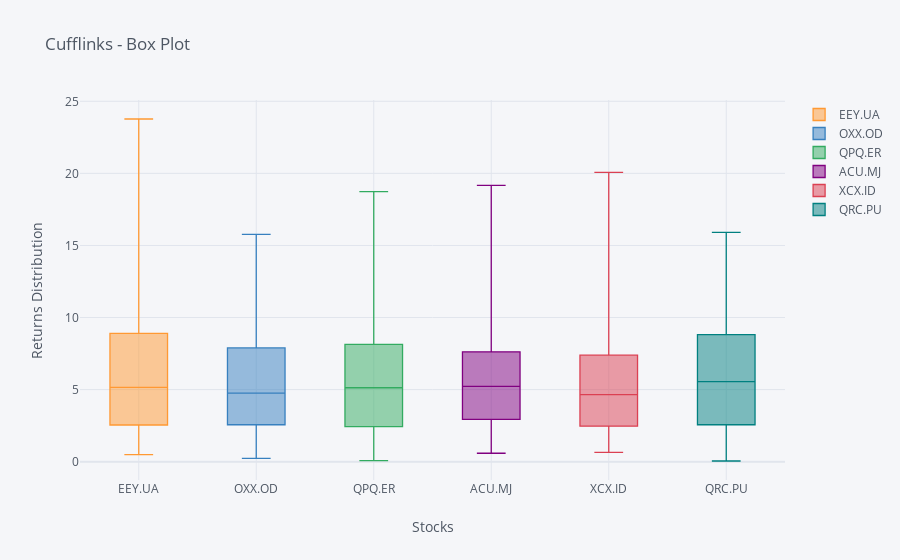

Write notebook code for a chart like this one.
### Markdown cell above
## Box Plot

### Code cell
cf.datagen.box(6).iplot(kind='box',xTitle='Stocks',yTitle='Returns Distribution',title='Cufflinks - Box Plot')
